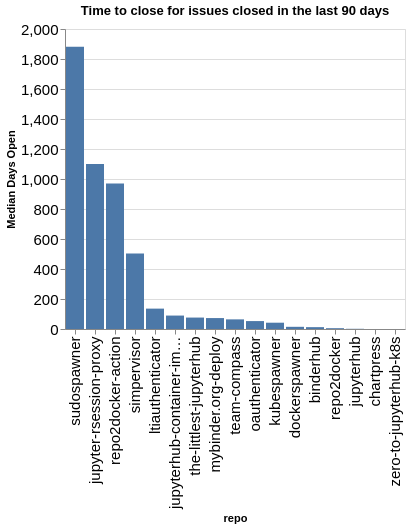

Notebook source saved alongside this figure:
### Code cell
time_open = closed.groupby(['org', 'repo']).agg({'time_open': 'median'}).reset_index()
time_open['time_open'] = time_open['time_open'] / (60 * 60 * 24)
time_open['org/repo'] = time_open.apply(lambda a: a['org'] + '/' + a['repo'], axis=1)
sorted_vals = time_open.sort_values(['org', 'time_open'], ascending=False)['repo'].values
alt.Chart(data=time_open, title=f"Time to close for issues closed in the last {n_days} days").mark_bar().encode(
    x=alt.X('repo', sort=alt.Sort(sorted_vals.tolist())),
    y=alt.Y('time_open', title="Median Days Open"),
)

### Figure 1 — Vega-Lite specification as saved in the notebook (floating-point values rounded to 4 significant figures)
{"config": {"axisLeft": {"labelFontSize": 15}, "axisBottom": {"labelFontSize": 15}}, "data": {"name": "data-b57cf9cce8499952f9a5dbf18a7d9dc7"}, "mark": {"type": "bar"}, "encoding": {"x": {"field": "repo", "sort": ["sudospawner", "jupyter-rsession-proxy", "repo2docker-action", "simpervisor", "ltiauthenticator", "jupyterhub-container-images", "the-littlest-jupyterhub", "mybinder.org-deploy", "team-compass", "oauthenticator", "kubespawner", "dockerspawner", "binderhub", "repo2docker", "jupyterhub", "chartpress", "zero-to-jupyterhub-k8s"], "type": "nominal"}, "y": {"field": "time_open", "title": "Median Days Open", "type": "quantitative"}}, "title": "Time to close for issues closed in the last 90 days", "$schema": "https://vega.github.io/schema/vega-lite/v5.20.1.json", "datasets": {"data-b57cf9cce8499952f9a5dbf18a7d9dc7": [{"org": "jupyterhub", "repo": "binderhub", "time_open": 12.36, "org/repo": "jupyterhub/binderhub"}, {"org": "jupyterhub", "repo": "chartpress", "time_open": 0.09798, "org/repo": "jupyterhub/chartpress"}, {"org": "jupyterhub", "repo": "dockerspawner", "time_open": 14.6, "org/repo": "jupyterhub/dockerspawner"}, {"org": "jupyterhub", "repo": "jupyter-rsession-proxy", "time_open": 1100.0, "org/repo": "jupyterhub/jupyter-rsession-proxy"}, {"org": "jupyterhub", "repo": "jupyterhub", "time_open": 1.361, "org/repo": "jupyterhub/jupyterhub"}, {"org": "jupyterhub", "repo": "jupyterhub-container-images", "time_open": 89.59, "org/repo": "jupyterhub/jupyterhub-container-images"}, {"org": "jupyterhub", "repo": "kubespawner", "time_open": 42.01, "org/repo": "jupyterhub/kubespawner"}, {"org": "jupyterhub", "repo": "ltiauthenticator", "time_open": 135.9, "org/repo": "jupyterhub/ltiauthenticator"}, {"org": "jupyterhub", "repo": "mybinder.org-deploy", "time_open": 72.86, "org/repo": "jupyterhub/mybinder.org-deploy"}, {"org": "jupyterhub", "repo": "oauthenticator", "time_open": 52.81, "org/repo": "jupyterhub/oauthenticator"}, {"org": "jupyterhub", "repo": "repo2docker", "time_open": 5.443, "org/repo": "jupyterhub/repo2docker"}, {"org": "jupyterhub", "repo": "repo2docker-action", "time_open": 969.2, "org/repo": "jupyterhub/repo2docker-action"}, {"org": "jupyterhub", "repo": "simpervisor", "time_open": 503.8, "org/repo": "jupyterhub/simpervisor"}, {"org": "jupyterhub", "repo": "sudospawner", "time_open": 1881.0, "org/repo": "jupyterhub/sudospawner"}, {"org": "jupyterhub", "repo": "team-compass", "time_open": 64.19, "org/repo": "jupyterhub/team-compass"}, {"org": "jupyterhub", "repo": "the-littlest-jupyterhub", "time_open": 76.24, "org/repo": "jupyterhub/the-littlest-jupyterhub"}, {"org": "jupyterhub", "repo": "zero-to-jupyterhub-k8s", "time_open": 0.008993, "org/repo": "jupyterhub/zero-to-jupyterhub-k8s"}]}}
